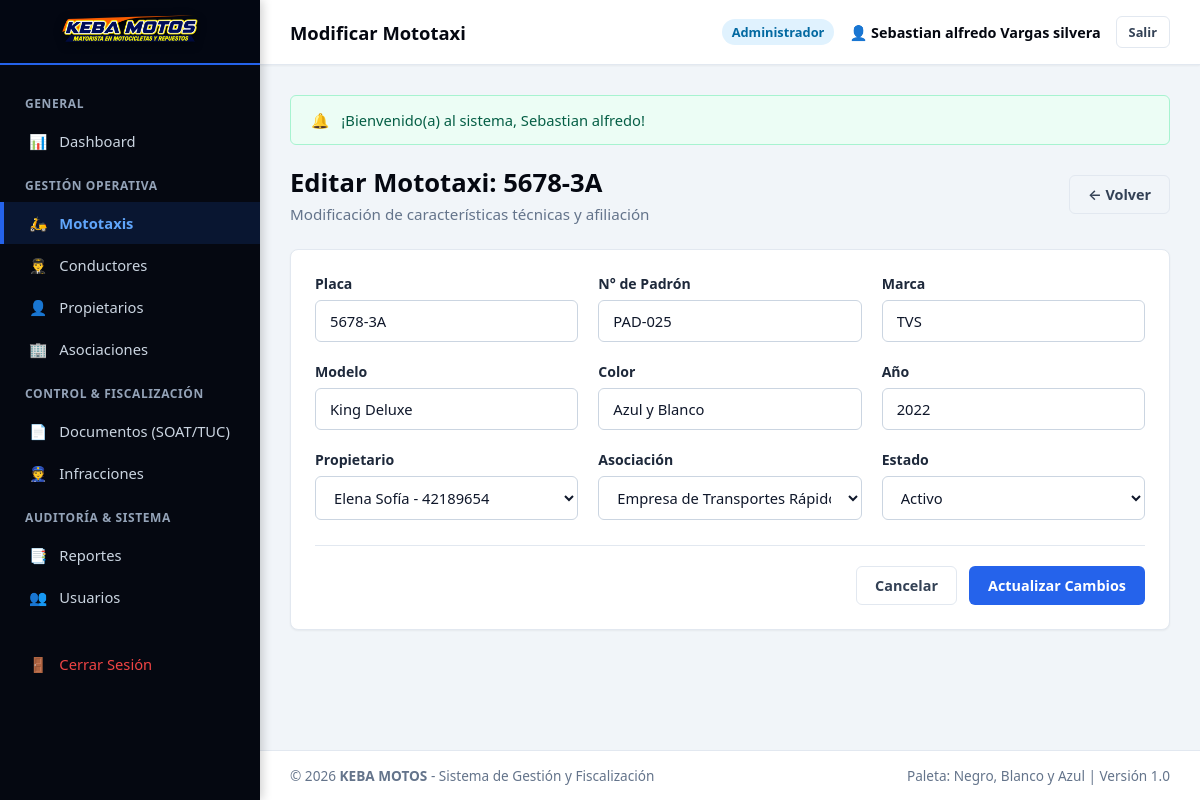
Screenshot of /views/vehiculos/editar_vehiculo.php?id=2 (signed in) with the database file from the repository.
### tables this page shows
CREATE TABLE `vehiculos` (
  `id_vehiculo` INT AUTO_INCREMENT PRIMARY KEY,
  `placa` VARCHAR(10) NOT NULL UNIQUE,
  `numero_padron` VARCHAR(20) NULL,
  `marca` VARCHAR(50) NOT NULL,
  `modelo` VARCHAR(50) NULL,
  `color` VARCHAR(50) NOT NULL,
  `anio_fabricacion` YEAR NULL,
  `numero_motor` VARCHAR(50) NULL,
  `numero_chasis` VARCHAR(50) NULL,
  `id_propietario` INT NOT NULL,
  `id_asociacion` INT NULL,
  `foto` VARCHAR(255) NULL,
  `estado` ENUM('Activo', 'Inactivo', 'De Baja', 'Observado') DEFAULT 'Activo',
  `created_at` TIMESTAMP DEFAULT CURRENT_TIMESTAMP,
  `updated_at` TIMESTAMP DEFAULT CURRENT_TIMESTAMP ON UPDATE CURRENT_TIMESTAMP,
  CONSTRAINT `fk_vehiculos_propietarios` FOREIGN KEY (`id_propietario`) REFERENCES `propietarios` (`id_propietario`) ON UPDATE CASCADE,
  CONSTRAINT `fk_vehiculos_asociaciones` FOREIGN KEY (`id_asociacion`) REFERENCES `asociaciones` (`id_asociacion`) ON UPDATE CASCADE ON DELETE SET NULL
);

CREATE TABLE `propietarios` (
  `id_propietario` INT AUTO_INCREMENT PRIMARY KEY,
  `tipo_documento` ENUM('DNI', 'RUC', 'Carnet Extranjeria') DEFAULT 'DNI',
  `numero_documento` VARCHAR(20) NOT NULL UNIQUE,
  `nombres_razon_social` VARCHAR(150) NOT NULL,
  `apellidos` VARCHAR(150) NULL,
  `telefono` VARCHAR(20) NULL,
  `email` VARCHAR(100) NULL,
  `direccion` VARCHAR(255) NULL,
  `estado` ENUM('Activo', 'Inactivo') DEFAULT 'Activo',
  `created_at` TIMESTAMP DEFAULT CURRENT_TIMESTAMP,
  `updated_at` TIMESTAMP DEFAULT CURRENT_TIMESTAMP ON UPDATE CURRENT_TIMESTAMP
);

CREATE TABLE `asociaciones` (
  `id_asociacion` INT AUTO_INCREMENT PRIMARY KEY,
  `nombre` VARCHAR(150) NOT NULL,
  `ruc` VARCHAR(11) UNIQUE NULL,
  `resolucion_municipal` VARCHAR(100) NULL,
  `direccion` VARCHAR(200) NULL,
  `telefono` VARCHAR(20) NULL,
  `presidente` VARCHAR(150) NULL,
  `color_distintivo` VARCHAR(50) NULL,
  `cantidad_paraderos` INT DEFAULT 1,
  `estado` ENUM('Activo', 'Inactivo') DEFAULT 'Activo',
  `created_at` TIMESTAMP DEFAULT CURRENT_TIMESTAMP,
  `updated_at` TIMESTAMP DEFAULT CURRENT_TIMESTAMP ON UPDATE CURRENT_TIMESTAMP
);

### config/conexion.php (called while the page is built, shortened)
<?php
class Database {
    private static $host = "localhost";
    private static $db_name = "keba";
    private static $username = "root";
    private static $password = "";
    private static $conexion = null;
    public static function conectar() {
        if (self::$conexion === null) {
            try {
                $opciones = [
                    PDO::ATTR_ERRMODE => PDO::ERRMODE_EXCEPTION,
                    PDO::ATTR_DEFAULT_FETCH_MODE => PDO::FETCH_ASSOC,
                    PDO::ATTR_EMULATE_PREPARES => true,
                    PDO::MYSQL_ATTR_MULTI_STATEMENTS => true,
                    PDO::MYSQL_ATTR_INIT_COMMAND => "SET NAMES utf8mb4 COLLATE utf8mb4_unicode_ci"
                ];
                try {
                    $dsn = "mysql:host=" . self::$host . ";dbname=" . self::$db_name . ";charset=utf8mb4";
                    self::$conexion = new PDO($dsn, self::$username, self::$password, $opciones);
                } catch (PDOException $e) {
                    if ($e->getCode() == 1049 || stripos($e->getMessage(), 'Unknown database') !== false) {
                        $dsnRoot = "mysql:host=" . self::$host . ";charset=utf8mb4";
                        $pdoRoot = new PDO($dsnRoot, self::$username, self::$password, $opciones);
                        $pdoRoot->exec("CREATE DATABASE IF NOT EXISTS `" . self::$db_name . "` CHARACTER SET utf8mb4 COLLATE utf8mb4_unicode_ci;");
                        $pdoRoot = null;
                        $dsn = "mysql:host=" . self::$host . ";dbname=" . self::$db_name . ";charset=utf8mb4";
                        self::$conexion = new PDO($dsn, self::$username, self::$password, $opciones);
                    } else {
                        throw $e;
                    }
                }
                $check = self::$conexion->query("SHOW TABLES LIKE 'usuarios'");
            } catch (PDOException $e) {
                die("<div style='padding:20px; font-family:sans-serif; background:#fee2e2; color:#991b1b; border:1px solid #f87171; border-radius:8px; margin:20px;'>
                        <strong>Error al conectar con la Base de Datos:</strong> " . htmlspecialchars($e->getMessage()) . "<br><br>
                        <em>Asegúrate de que MySQL esté activo en el Panel de Control de XAMPP.</em>
                     </div>");
            }
        }
        return self::$conexion;
    }
}

### models/Vehiculo.php (called while the page is built, shortened)
<?php
require_once dirname(__DIR__) . '/config/conexion.php';
class Vehiculo {
    private $db;
    public function __construct() {
        $this->db = Database::conectar();
    }
    public function obtenerPorId($id) {
        $stmt = $this->db->prepare("SELECT * FROM vehiculos WHERE id_vehiculo = :id LIMIT 1");
        $stmt->execute([':id' => $id]);
        return $stmt->fetch();
    }
}

### helpers/funciones.php (called while the page is built, shortened)
<?php
function vistaUrl($ruta) {
    return BASE_URL . 'views/' . ltrim($ruta, '/');
}
function controladorUrl($ruta) {
    return BASE_URL . 'controllers/' . ltrim($ruta, '/');
}

### models/Propietario.php (called while the page is built, shortened)
<?php
require_once dirname(__DIR__) . '/config/conexion.php';
class Propietario {
    private $db;
    public function __construct() {
        $this->db = Database::conectar();
    }
    public function listarTodos() {
        return $this->db->query("SELECT * FROM propietarios ORDER BY id_propietario DESC")->fetchAll();
    }
}

### models/Asociacion.php (called while the page is built, shortened)
<?php
require_once dirname(__DIR__) . '/config/conexion.php';
class Asociacion {
    private $db;
    public function __construct() {
        $this->db = Database::conectar();
    }
    public function listarTodos() {
        $sql = "SELECT a.*, COUNT(v.id_vehiculo) as total_vehiculos
                FROM asociaciones a
                LEFT JOIN vehiculos v ON a.id_asociacion = v.id_asociacion
                GROUP BY a.id_asociacion
                ORDER BY a.id_asociacion DESC";
        return $this->db->query($sql)->fetchAll();
    }
}

### views/vehiculos/editar_vehiculo.php (the view, shortened to what this page needs)
<?php
require_once dirname(__DIR__) . '/plantillas/header.php';
require_once dirname(__DIR__) . '/plantillas/sidebar.php';
require_once dirname(__DIR__) . '/plantillas/navbar.php';
require_once dirname(dirname(__DIR__)) . '/models/Vehiculo.php';
require_once dirname(dirname(__DIR__)) . '/models/Propietario.php';
require_once dirname(dirname(__DIR__)) . '/models/Asociacion.php';
$id = (int)($_GET['id'] ?? 0);
$vehiculoMod = new Vehiculo();
$v = $vehiculoMod->obtenerPorId($id);
$propMod = new Propietario();
$asocMod = new Asociacion();
$propietarios = $propMod->listarTodos();
$asociaciones = $asocMod->listarTodos();
?>
<div class="page-header">
    <div>
        <h1 class="page-title">Editar Mototaxi: <?= htmlspecialchars($v['placa']) ?></h1>
        <p class="page-subtitle">Modificación de características técnicas y afiliación</p>
    </div>
    <a href="<?= vistaUrl('vehiculos/listar_vehiculos.php') ?>" class="btn btn-outline">&larr; Volver</a>
</div>
<div class="card">
    <form action="<?= controladorUrl('vehiculo_controlador.php') ?>" method="POST">
        <div class="form-grid">
            <div class="form-group">
                <label for="placa">Placa</label>
                <input type="text" id="placa" name="placa" class="form-control" value="<?= htmlspecialchars($v['placa']) ?>" required>
            </div>
            <div class="form-group">
                <label for="numero_padron">N° de Padrón</label>
                <input type="text" id="numero_padron" name="numero_padron" class="form-control" value="<?= htmlspecialchars($v['numero_padron'] ?? '') ?>">
            </div>
            <div class="form-group">
                <label for="marca">Marca</label>
                <input type="text" id="marca" name="marca" class="form-control" value="<?= htmlspecialchars($v['marca']) ?>" required>
            </div>
            <div class="form-group">
                <label for="modelo">Modelo</label>
                <input type="text" id="modelo" name="modelo" class="form-control" value="<?= htmlspecialchars($v['modelo']) ?>">
            </div>
            <div class="form-group">
                <label for="color">Color</label>
                <input type="text" id="color" name="color" class="form-control" value="<?= htmlspecialchars($v['color']) ?>" required>
            </div>
            <div class="form-group">
                <label for="anio_fabricacion">Año</label>
                <input type="number" id="anio_fabricacion" name="anio_fabricacion" class="form-control" value="<?= htmlspecialchars($v['anio_fabricacion'] ?? '') ?>">
            </div>
            <div class="form-group">
                <label for="id_propietario">Propietario</label>
                <select id="id_propietario" name="id_propietario" class="form-control" required>
                    <?php foreach ($propietarios as $p): ?>
                    <option value="<?= $p['id_propietario'] ?>" <?= $p['id_propietario'] == $v['id_propietario'] ? 'selected' : '' ?>>
                        <?= htmlspecialchars($p['nombres_razon_social'] . ' - ' . $p['numero_documento']) ?>
                    </option>
                    <?php endforeach; ?>
                </select>
            </div>
            <div class="form-group">
                <label for="id_asociacion">Asociación</label>
                <select id="id_asociacion" name="id_asociacion" class="form-control">
                    <?php foreach ($asociaciones as $a): ?>
                    <option value="<?= $a['id_asociacion'] ?>" <?= $a['id_asociacion'] == $v['id_asociacion'] ? 'selected' : '' ?>>
                        <?= htmlspecialchars($a['nombre']) ?>
                    </option>
                    <?php endforeach; ?>
                </select>
            </div>
            <div class="form-group">
                <label for="estado">Estado</label>
                <select id="estado" name="estado" class="form-control">
                    <option value="Activo" <?= $v['estado'] === 'Activo' ? 'selected' : '' ?>>Activo</option>
                </select>
            </div>
        </div>
        <div class="form-actions">
            <a href="<?= vistaUrl('vehiculos/listar_vehiculos.php') ?>" class="btn btn-outline">Cancelar</a>
            <button type="submit" class="btn btn-primary">Actualizar Cambios</button>
        </div>
    </form>
</div>
<?php require_once dirname(__DIR__) . '/plantillas/footer.php'; ?>

### assets/css/estilos.css (style rules this page uses)
:root { --color-primary: #0284c7; --color-primary-dark: #0369a1; --color-primary-light: #e0f2fe; --color-blue-accent: #2563eb; --color-black: #050811; --color-black-card: #0d121f; --color-black-border: #1a233a; --color-black-light: #1e293b; --color-white: #ffffff; --color-gray-50: #f8fafc; --color-gray-100: #f1f5f9; --color-gray-200: #e2e8f0; --color-gray-500: #64748b; --color-gray-700: #334155; --color-success: #10b981; --color-warning: #f59e0b; --color-danger: #ef4444; --color-info: #0284c7; --sidebar-width: 260px; --header-height: 65px; --font-main: 'Segoe UI', system-ui, -apple-system, sans-serif; --shadow-sm: 0 1px 2px 0 rgba(0, 0, 0, 0.05); --shadow-md: 0 4px 6px -1px rgba(0, 0, 0, 0.1), 0 2px 4px -1px rgba(0, 0, 0, 0.06); --shadow-lg: 0 10px 15px -3px rgba(0, 0, 0, 0.15), 0 4px 6px -2px rgba(0, 0, 0, 0.05); }
* { margin: 0; padding: 0; box-sizing: border-box; font-family: var(--font-main); }
body { background-color: var(--color-gray-100); color: var(--color-gray-700); min-height: 100vh; display: flex; flex-direction: column; }
.page-header { display: flex; align-items: center; justify-content: space-between; margin-bottom: 25px; flex-wrap: wrap; gap: 15px; }
.page-title { font-size: 1.6rem; font-weight: 800; color: var(--color-black); }
.page-subtitle { color: var(--color-gray-500); font-size: 0.95rem; margin-top: 4px; }
.btn { display: inline-flex; align-items: center; justify-content: center; gap: 8px; padding: 9px 18px; border-radius: 6px; font-size: 0.9rem; font-weight: 600; cursor: pointer; text-decoration: none; transition: all 0.2s ease; border: 1px solid transparent; }
.btn-primary { background-color: var(--color-blue-accent); color: var(--color-white); }
.btn-outline { background-color: transparent; border-color: var(--color-gray-200); color: var(--color-gray-700); }
.card { background-color: var(--color-white); border-radius: 8px; border: 1px solid var(--color-gray-200); box-shadow: var(--shadow-sm); padding: 24px; margin-bottom: 25px; }

### assets/css/formularios.css (style rules this page uses)
.form-grid { display: grid; grid-template-columns: repeat(auto-fit, minmax(260px, 1fr)); gap: 20px; margin-bottom: 25px; }
.form-group { display: flex; flex-direction: column; }
.form-group label { font-size: 0.88rem; font-weight: 600; color: #1e293b; margin-bottom: 7px; }
.form-control { width: 100%; padding: 10px 14px; border: 1.5px solid #cbd5e1; border-radius: 6px; font-size: 0.92rem; color: #0f172a; background-color: #ffffff; transition: all 0.2s ease; }
select.form-control { cursor: pointer; }
.form-actions { display: flex; align-items: center; justify-content: flex-end; gap: 12px; padding-top: 20px; border-top: 1px solid #e2e8f0; }

### rows the page displays
vehiculos: placa "5678-3A", numero_padron "PAD-025", marca "TVS", modelo "King Deluxe", color "Azul y Blanco", anio_fabricacion "2022", id_propietario "Elena Sofía - 42189654", id_asociacion "Empresa de Transportes Rápido Keba S.A.", estado "Activo"

### other values shown
$subtituloNavbar "Modificar Mototaxi"
$usuarioActivo['rol_nombre'] "Administrador"
$flash['mensaje'] "¡Bienvenido(a) al sistema, Sebastian alfredo!"
